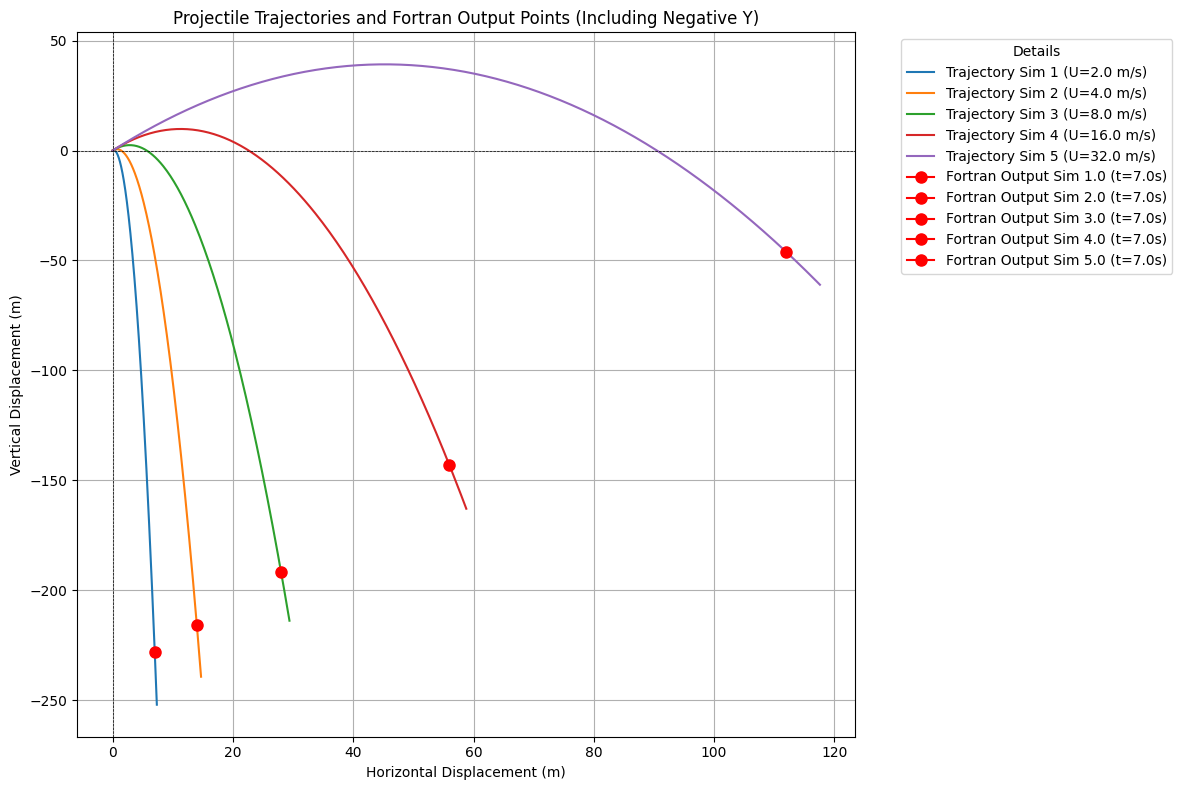

Here is the Python script that generated this plot:
# This file takes the input 7 Seconds(Time), 2 Meters/Second(U), and 60 Degrees (Angle) input parameters and graphs the trajectory. 
# It is strictly to generate a visual for the example listed in README.txt

import pandas as pd
import numpy as np
import matplotlib.pyplot as plt

# Constants
g = 9.8
PI = 3.1415926

# Initial input values from your Fortran program's input
initial_U = 2.0
initial_angle_deg = 60.0
input_time = 7.0 # This is the specific time from your Fortran input

# Data points from your Fortran program's output at input_time=7s
fortran_output_data = {
    'Simulation': [1, 2, 3, 4, 5],
    'Launch_Velocity_U': [2.0, 4.0, 8.0, 16.0, 32.0],
    'Horizontal_Displacement_at_Input_Time': [7.00000095, 14.0000019, 28.0000038, 56.0000076, 112.000015],
    'Vertical_Displacement_at_Input_Time': [-227.975647, -215.851288, -191.602585, -143.105164, -46.1103210]
}
df_fortran_output = pd.DataFrame(fortran_output_data)

# Convert angle to radians once for calculations
angle_rad = initial_angle_deg * PI / 180.0

# Store data for plotting full trajectories
all_sim_trajectory_data = []

current_U_for_sim = initial_U
for i in range(1, 6): # Loop for 5 simulations
    # Calculate total flight time assuming launch and landing heights are equal
    total_flight_time = (2.0 * current_U_for_sim * np.sin(angle_rad)) / g

    # Generate time points for the trajectory from 0 up to a point slightly beyond total_flight_time
    # or up to the input_time if it's relevant to show the calculated point.
    # We'll take the maximum of total_flight_time and input_time to ensure we cover the Fortran point.
    max_time_for_plot = max(total_flight_time, input_time) * 1.05 # Add 5% buffer
    num_points = 200 # More points for a smoother curve

    time_points = np.linspace(0, max_time_for_plot, num_points)

    # Compute position at each time point for the full trajectory
    X_coords = current_U_for_sim * np.cos(angle_rad) * time_points
    Y_coords = current_U_for_sim * np.sin(angle_rad) * time_points - 0.5 * g * time_points**2

    # Store trajectory data for this simulation
    df_sim_trajectory = pd.DataFrame({
        'Time': time_points,
        'X': X_coords,
        'Y': Y_coords,
        'Simulation': i,
        'Launch_Velocity_U': current_U_for_sim
    })
    all_sim_trajectory_data.append(df_sim_trajectory)

    # Double velocity for next iteration
    current_U_for_sim *= 2.0

# Concatenate all simulation trajectory data into a single DataFrame
full_trajectory_df = pd.concat(all_sim_trajectory_data)

# Create the plot
plt.figure(figsize=(12, 8))

# Plot full trajectories
for sim_num in full_trajectory_df['Simulation'].unique():
    sim_data = full_trajectory_df[full_trajectory_df['Simulation'] == sim_num]
    launch_velocity = sim_data['Launch_Velocity_U'].iloc[0] # Get U for this simulation
    plt.plot(sim_data['X'], sim_data['Y'], linestyle='-', label=f'Trajectory Sim {sim_num} (U={launch_velocity:.1f} m/s)')

# Overlay the specific points from the Fortran output
for index, row in df_fortran_output.iterrows():
    plt.plot(row['Horizontal_Displacement_at_Input_Time'], row['Vertical_Displacement_at_Input_Time'],
             marker='o', markersize=8, color='red',
             label=f'Fortran Output Sim {row["Simulation"]} (t={input_time}s)')

plt.title('Projectile Trajectories and Fortran Output Points (Including Negative Y)')
plt.xlabel('Horizontal Displacement (m)')
plt.ylabel('Vertical Displacement (m)')
plt.grid(True)
plt.axhline(0, color='black', linewidth=0.5, linestyle='--') # Add a line for Y=0 (ground)
plt.axvline(0, color='black', linewidth=0.5, linestyle='--') # Add a line for X=0 (launch point)
plt.legend(title='Details', bbox_to_anchor=(1.05, 1), loc='upper left') # Place legend outside
plt.tight_layout()
plt.savefig('full_trajectory_with_fortran_points.png')
